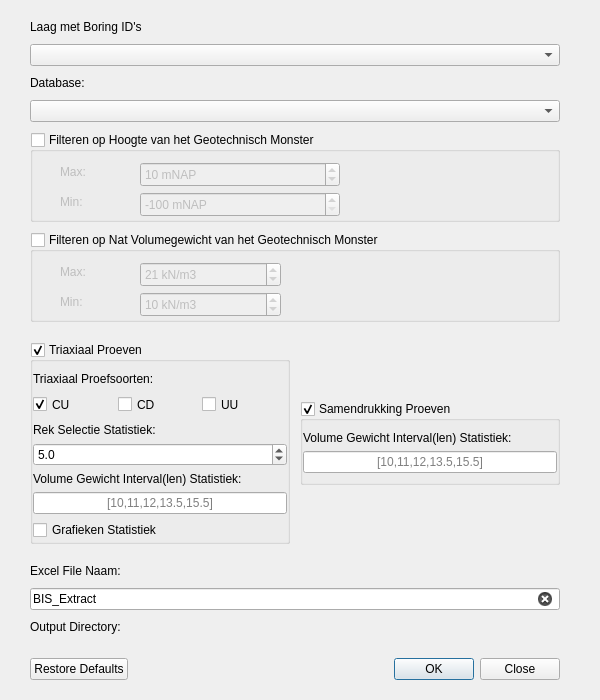
<?xml version="1.0" encoding="UTF-8"?>
<ui version="4.0">
 <class>dbconnectDialogBase</class>
 <widget class="QDialog" name="dbconnectDialogBase">
  <property name="geometry">
   <rect>
    <x>0</x>
    <y>0</y>
    <width>600</width>
    <height>700</height>
   </rect>
  </property>
  <property name="sizePolicy">
   <sizepolicy hsizetype="Preferred" vsizetype="Preferred">
    <horstretch>1</horstretch>
    <verstretch>1</verstretch>
   </sizepolicy>
  </property>
  <property name="windowTitle">
   <string>db connect</string>
  </property>
  <widget class="QFrame" name="verticalFrame">
   <property name="geometry">
    <rect>
     <x>20</x>
     <y>10</y>
     <width>550</width>
     <height>680</height>
    </rect>
   </property>
   <property name="sizePolicy">
    <sizepolicy hsizetype="Preferred" vsizetype="Preferred">
     <horstretch>1</horstretch>
     <verstretch>1</verstretch>
    </sizepolicy>
   </property>
   <layout class="QVBoxLayout" name="verticalLayout" stretch="0,1,0,0,1,1,0,1,1,1,1,1,1">
    <property name="spacing">
     <number>10</number>
    </property>
    <property name="leftMargin">
     <number>10</number>
    </property>
    <property name="topMargin">
     <number>10</number>
    </property>
    <property name="rightMargin">
     <number>10</number>
    </property>
    <property name="bottomMargin">
     <number>10</number>
    </property>
    <item>
     <widget class="QLabel" name="label_10">
      <property name="text">
       <string>Laag met Boring ID's</string>
      </property>
     </widget>
    </item>
    <item>
     <widget class="QgsMapLayerComboBox" name="cmb_layers">
      <property name="toolTip">
       <string>Selecteer hier de laag waarin Boor Locatie ID's (loc_id) te vinden zijn.</string>
      </property>
     </widget>
    </item>
    <item>
     <widget class="QLabel" name="label_9">
      <property name="text">
       <string>Database:</string>
      </property>
     </widget>
    </item>
    <item>
     <layout class="QHBoxLayout" name="horizontalLayout_2">
      <item>
       <widget class="QComboBox" name="cmb_databases">
        <property name="toolTip">
         <string>Selecteer hier verwijzing naar de BIS database.</string>
        </property>
       </widget>
      </item>
     </layout>
    </item>
    <item alignment="Qt::AlignVCenter">
     <widget class="QgsCollapsibleGroupBox" name="cb_filterOnHeight">
      <property name="sizePolicy">
       <sizepolicy hsizetype="Preferred" vsizetype="Preferred">
        <horstretch>0</horstretch>
        <verstretch>0</verstretch>
       </sizepolicy>
      </property>
      <property name="minimumSize">
       <size>
        <width>300</width>
        <height>90</height>
       </size>
      </property>
      <property name="maximumSize">
       <size>
        <width>2000</width>
        <height>16777215</height>
       </size>
      </property>
      <property name="acceptDrops">
       <bool>true</bool>
      </property>
      <property name="toolTip">
       <string/>
      </property>
      <property name="title">
       <string>Filteren op Hoogte van het Geotechnisch Monster</string>
      </property>
      <property name="checkable">
       <bool>true</bool>
      </property>
      <property name="checked">
       <bool>false</bool>
      </property>
      <property name="collapsed">
       <bool>false</bool>
      </property>
      <property name="saveCollapsedState">
       <bool>false</bool>
      </property>
      <widget class="QSpinBox" name="sb_maxHeight">
       <property name="geometry">
        <rect>
         <x>110</x>
         <y>30</y>
         <width>200</width>
         <height>25</height>
        </rect>
       </property>
       <property name="suffix">
        <string notr="true"> mNAP</string>
       </property>
       <property name="minimum">
        <number>-100</number>
       </property>
       <property name="maximum">
        <number>20</number>
       </property>
       <property name="value">
        <number>10</number>
       </property>
      </widget>
      <widget class="QSpinBox" name="sb_minHeight">
       <property name="geometry">
        <rect>
         <x>110</x>
         <y>60</y>
         <width>200</width>
         <height>25</height>
        </rect>
       </property>
       <property name="suffix">
        <string notr="true"> mNAP</string>
       </property>
       <property name="minimum">
        <number>-100</number>
       </property>
       <property name="maximum">
        <number>20</number>
       </property>
       <property name="value">
        <number>-100</number>
       </property>
      </widget>
      <widget class="QLabel" name="label_5">
       <property name="geometry">
        <rect>
         <x>30</x>
         <y>30</y>
         <width>28</width>
         <height>20</height>
        </rect>
       </property>
       <property name="text">
        <string>Max:</string>
       </property>
      </widget>
      <widget class="QLabel" name="label_6">
       <property name="geometry">
        <rect>
         <x>30</x>
         <y>60</y>
         <width>25</width>
         <height>20</height>
        </rect>
       </property>
       <property name="text">
        <string>Min:</string>
       </property>
      </widget>
     </widget>
    </item>
    <item alignment="Qt::AlignVCenter">
     <widget class="QgsCollapsibleGroupBox" name="cb_filterOnVolumetricWeight">
      <property name="sizePolicy">
       <sizepolicy hsizetype="Preferred" vsizetype="Preferred">
        <horstretch>0</horstretch>
        <verstretch>0</verstretch>
       </sizepolicy>
      </property>
      <property name="minimumSize">
       <size>
        <width>300</width>
        <height>90</height>
       </size>
      </property>
      <property name="maximumSize">
       <size>
        <width>2000</width>
        <height>16777215</height>
       </size>
      </property>
      <property name="title">
       <string>Filteren op Nat Volumegewicht van het Geotechnisch Monster</string>
      </property>
      <property name="checkable">
       <bool>true</bool>
      </property>
      <property name="checked">
       <bool>false</bool>
      </property>
      <property name="collapsed">
       <bool>false</bool>
      </property>
      <property name="saveCollapsedState">
       <bool>false</bool>
      </property>
      <widget class="QSpinBox" name="sb_maxVolumetricWeight">
       <property name="geometry">
        <rect>
         <x>110</x>
         <y>30</y>
         <width>141</width>
         <height>25</height>
        </rect>
       </property>
       <property name="suffix">
        <string notr="true"> kN/m3</string>
       </property>
       <property name="minimum">
        <number>8</number>
       </property>
       <property name="maximum">
        <number>30</number>
       </property>
       <property name="value">
        <number>21</number>
       </property>
      </widget>
      <widget class="QSpinBox" name="sb_minVolumetricWeight">
       <property name="geometry">
        <rect>
         <x>110</x>
         <y>60</y>
         <width>141</width>
         <height>25</height>
        </rect>
       </property>
       <property name="suffix">
        <string notr="true"> kN/m3</string>
       </property>
       <property name="minimum">
        <number>8</number>
       </property>
       <property name="maximum">
        <number>30</number>
       </property>
       <property name="value">
        <number>10</number>
       </property>
      </widget>
      <widget class="QLabel" name="label_7">
       <property name="geometry">
        <rect>
         <x>30</x>
         <y>30</y>
         <width>28</width>
         <height>20</height>
        </rect>
       </property>
       <property name="text">
        <string>Max:</string>
       </property>
      </widget>
      <widget class="QLabel" name="label_8">
       <property name="geometry">
        <rect>
         <x>30</x>
         <y>60</y>
         <width>25</width>
         <height>20</height>
        </rect>
       </property>
       <property name="text">
        <string>Min:</string>
       </property>
      </widget>
     </widget>
    </item>
    <item>
     <layout class="QHBoxLayout" name="horizontalLayout_3">
      <property name="leftMargin">
       <number>0</number>
      </property>
      <property name="topMargin">
       <number>10</number>
      </property>
      <property name="rightMargin">
       <number>0</number>
      </property>
      <property name="bottomMargin">
       <number>10</number>
      </property>
      <item>
       <widget class="QGroupBox" name="verticalGroupBox">
        <property name="toolTip">
         <string>Selecteer als u de Triaxiaal proeven wilt opvragen.</string>
        </property>
        <property name="title">
         <string>Triaxiaal Proeven</string>
        </property>
        <property name="checkable">
         <bool>true</bool>
        </property>
        <layout class="QVBoxLayout" name="verticalLayout_3">
         <property name="sizeConstraint">
          <enum>QLayout::SetDefaultConstraint</enum>
         </property>
         <property name="leftMargin">
          <number>0</number>
         </property>
         <property name="topMargin">
          <number>10</number>
         </property>
         <property name="rightMargin">
          <number>0</number>
         </property>
         <property name="bottomMargin">
          <number>1</number>
         </property>
         <item>
          <widget class="QLabel" name="label">
           <property name="text">
            <string>Triaxiaal Proefsoorten:</string>
           </property>
          </widget>
         </item>
         <item>
          <layout class="QHBoxLayout" name="horizontalLayout">
           <property name="spacing">
            <number>0</number>
           </property>
           <property name="sizeConstraint">
            <enum>QLayout::SetDefaultConstraint</enum>
           </property>
           <item>
            <widget class="QCheckBox" name="cb_CU">
             <property name="minimumSize">
              <size>
               <width>0</width>
               <height>25</height>
              </size>
             </property>
             <property name="maximumSize">
              <size>
               <width>16777215</width>
               <height>50</height>
              </size>
             </property>
             <property name="toolTip">
              <string>Consolidated Undrained</string>
             </property>
             <property name="text">
              <string>CU</string>
             </property>
             <property name="checked">
              <bool>true</bool>
             </property>
            </widget>
           </item>
           <item>
            <widget class="QCheckBox" name="cb_CD">
             <property name="minimumSize">
              <size>
               <width>0</width>
               <height>25</height>
              </size>
             </property>
             <property name="maximumSize">
              <size>
               <width>16777215</width>
               <height>50</height>
              </size>
             </property>
             <property name="toolTip">
              <string>Consolidated Drained</string>
             </property>
             <property name="text">
              <string>CD</string>
             </property>
            </widget>
           </item>
           <item>
            <widget class="QCheckBox" name="cb_UU">
             <property name="minimumSize">
              <size>
               <width>0</width>
               <height>25</height>
              </size>
             </property>
             <property name="maximumSize">
              <size>
               <width>16777215</width>
               <height>50</height>
              </size>
             </property>
             <property name="toolTip">
              <string>Unconsolidated Undrained</string>
             </property>
             <property name="text">
              <string>UU</string>
             </property>
            </widget>
           </item>
          </layout>
         </item>
         <item>
          <widget class="QLabel" name="label_2">
           <property name="text">
            <string>Rek Selectie Statistiek:</string>
           </property>
          </widget>
         </item>
         <item>
          <widget class="QDoubleSpinBox" name="sb_strain">
           <property name="toolTip">
            <string>Bij deze rekwaarde (%) wordt de statistiek berekend.</string>
           </property>
           <property name="locale">
            <locale language="English" country="UnitedKingdom"/>
           </property>
           <property name="inputMethodHints">
            <set>Qt::ImhFormattedNumbersOnly</set>
           </property>
           <property name="decimals">
            <number>1</number>
           </property>
           <property name="maximum">
            <double>15.000000000000000</double>
           </property>
           <property name="value">
            <double>5.000000000000000</double>
           </property>
          </widget>
         </item>
         <item>
          <widget class="QLabel" name="label_12">
           <property name="sizePolicy">
            <sizepolicy hsizetype="Preferred" vsizetype="Fixed">
             <horstretch>0</horstretch>
             <verstretch>0</verstretch>
            </sizepolicy>
           </property>
           <property name="toolTip">
            <string>Vul hier in over welke intervallen je statistische analyses wil maken.</string>
           </property>
           <property name="text">
            <string>Volume Gewicht Interval(len) Statistiek:</string>
           </property>
          </widget>
         </item>
         <item>
          <widget class="QLineEdit" name="le_vg_trx">
           <property name="sizePolicy">
            <sizepolicy hsizetype="Preferred" vsizetype="Fixed">
             <horstretch>0</horstretch>
             <verstretch>0</verstretch>
            </sizepolicy>
           </property>
           <property name="toolTip">
            <string>Vul de interval(len) in waarover je statistische analyses</string>
           </property>
           <property name="inputMask">
            <string/>
           </property>
           <property name="text">
            <string/>
           </property>
           <property name="maxLength">
            <number>32767</number>
           </property>
           <property name="alignment">
            <set>Qt::AlignCenter</set>
           </property>
           <property name="placeholderText">
            <string>[10,11,12,13.5,15.5]</string>
           </property>
          </widget>
         </item>
         <item>
          <widget class="QCheckBox" name="cb_savePlot">
           <property name="toolTip">
            <string>Laat de grafieken voor de berekening van de statistiek zien.</string>
           </property>
           <property name="statusTip">
            <string/>
           </property>
           <property name="text">
            <string>Grafieken Statistiek</string>
           </property>
          </widget>
         </item>
        </layout>
       </widget>
      </item>
      <item>
       <widget class="QGroupBox" name="verticalGroupBox_2">
        <property name="toolTip">
         <string>Vul hier in over welke intervallen je statistische analyses wil maken.</string>
        </property>
        <property name="title">
         <string>Samendrukking Proeven</string>
        </property>
        <property name="flat">
         <bool>false</bool>
        </property>
        <property name="checkable">
         <bool>true</bool>
        </property>
        <layout class="QVBoxLayout" name="verticalLayout_4">
         <property name="sizeConstraint">
          <enum>QLayout::SetMinAndMaxSize</enum>
         </property>
         <property name="leftMargin">
          <number>0</number>
         </property>
         <property name="topMargin">
          <number>10</number>
         </property>
         <property name="rightMargin">
          <number>0</number>
         </property>
         <item>
          <widget class="QLabel" name="label_11">
           <property name="sizePolicy">
            <sizepolicy hsizetype="Preferred" vsizetype="Fixed">
             <horstretch>0</horstretch>
             <verstretch>0</verstretch>
            </sizepolicy>
           </property>
           <property name="toolTip">
            <string>Vul hier in over welke intervallen je statistische analyses wil maken.</string>
           </property>
           <property name="text">
            <string>Volume Gewicht Interval(len) Statistiek:</string>
           </property>
          </widget>
         </item>
         <item>
          <widget class="QLineEdit" name="le_vg_sdp">
           <property name="sizePolicy">
            <sizepolicy hsizetype="Preferred" vsizetype="Fixed">
             <horstretch>0</horstretch>
             <verstretch>0</verstretch>
            </sizepolicy>
           </property>
           <property name="toolTip">
            <string>Vul de interval(len) in waarover je statistische analyses</string>
           </property>
           <property name="inputMask">
            <string/>
           </property>
           <property name="text">
            <string/>
           </property>
           <property name="maxLength">
            <number>32767</number>
           </property>
           <property name="alignment">
            <set>Qt::AlignCenter</set>
           </property>
           <property name="placeholderText">
            <string>[10,11,12,13.5,15.5]</string>
           </property>
          </widget>
         </item>
        </layout>
       </widget>
      </item>
     </layout>
    </item>
    <item>
     <widget class="QLabel" name="label_3">
      <property name="text">
       <string>Excel File Naam:</string>
      </property>
     </widget>
    </item>
    <item>
     <widget class="QLineEdit" name="le_outputName">
      <property name="locale">
       <locale language="English" country="UnitedKingdom"/>
      </property>
      <property name="inputMask">
       <string/>
      </property>
      <property name="text">
       <string>BIS_Extract</string>
      </property>
      <property name="placeholderText">
       <string>BIS_Extract</string>
      </property>
      <property name="clearButtonEnabled">
       <bool>true</bool>
      </property>
     </widget>
    </item>
    <item>
     <widget class="QLabel" name="label_4">
      <property name="text">
       <string>Output Directory:</string>
      </property>
     </widget>
    </item>
    <item>
     <widget class="QgsFileWidget" name="fileWidget">
      <property name="defaultRoot">
       <string>C:\Users\Kevin Schuurman\Desktop\Test</string>
      </property>
     </widget>
    </item>
    <item>
     <spacer name="verticalSpacer">
      <property name="orientation">
       <enum>Qt::Vertical</enum>
      </property>
      <property name="sizeHint" stdset="0">
       <size>
        <width>20</width>
        <height>60</height>
       </size>
      </property>
     </spacer>
    </item>
    <item>
     <widget class="QDialogButtonBox" name="buttonBox">
      <property name="orientation">
       <enum>Qt::Horizontal</enum>
      </property>
      <property name="standardButtons">
       <set>QDialogButtonBox::Close|QDialogButtonBox::Ok|QDialogButtonBox::RestoreDefaults</set>
      </property>
      <property name="centerButtons">
       <bool>false</bool>
      </property>
     </widget>
    </item>
   </layout>
  </widget>
 </widget>
 <customwidgets>
  <customwidget>
   <class>QgsCollapsibleGroupBox</class>
   <extends>QGroupBox</extends>
   <header>qgscollapsiblegroupbox.h</header>
   <container>1</container>
  </customwidget>
  <customwidget>
   <class>QgsFileWidget</class>
   <extends>QWidget</extends>
   <header>qgsfilewidget.h</header>
  </customwidget>
  <customwidget>
   <class>QgsMapLayerComboBox</class>
   <extends>QComboBox</extends>
   <header>qgsmaplayercombobox.h</header>
  </customwidget>
 </customwidgets>
 <tabstops>
  <tabstop>cb_CD</tabstop>
  <tabstop>cb_UU</tabstop>
 </tabstops>
 <resources/>
 <connections>
  <connection>
   <sender>buttonBox</sender>
   <signal>rejected()</signal>
   <receiver>dbconnectDialogBase</receiver>
   <slot>reject()</slot>
   <hints>
    <hint type="sourcelabel">
     <x>35</x>
     <y>679</y>
    </hint>
    <hint type="destinationlabel">
     <x>20</x>
     <y>20</y>
    </hint>
   </hints>
  </connection>
  <connection>
   <sender>buttonBox</sender>
   <signal>accepted()</signal>
   <receiver>dbconnectDialogBase</receiver>
   <slot>accept()</slot>
   <hints>
    <hint type="sourcelabel">
     <x>35</x>
     <y>679</y>
    </hint>
    <hint type="destinationlabel">
     <x>20</x>
     <y>20</y>
    </hint>
   </hints>
  </connection>
 </connections>
</ui>
